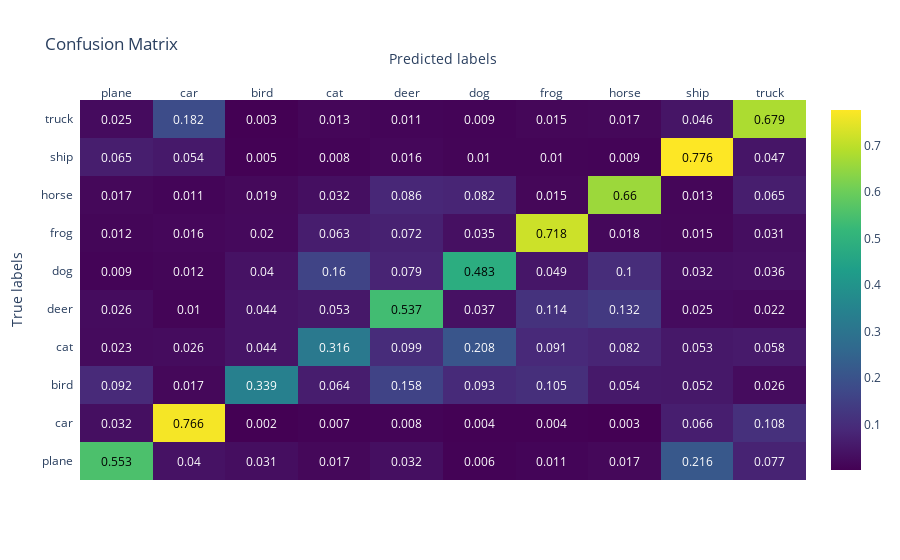

Notebook source saved alongside this figure:
### Markdown cell above
## Confusion Matrix, Recall, Precision, and F1 Score

### Code cell
from sklearn.metrics import confusion_matrix, classification_report
import plotly.figure_factory as ff # for visualization
import numpy as np

# evaluation loop
model.eval() # set the model to evaluation mode
all_preds = [] # list to store all predictions
all_labels = [] # list to store all labels

# iterate over the test data
with torch.no_grad():
 for inputs, labels in testloader:
  inputs, labels = inputs.to(device), labels.to(device) # move the inputs and labels to the device
  outputs = model(inputs) # forward pass: compute model predictions
  _, preds = torch.max(outputs, 1) # get the predicted class index
  all_preds.extend(preds.cpu().numpy()) # store the predictions
  all_labels.extend(labels.cpu().numpy()) # store the labels

# convert the predictions and labels to numpy arrays
all_preds = np.array(all_preds)
all_labels = np.array(all_labels)

# generate and plot the confusion matrix
conf_matrix = confusion_matrix(all_labels, all_preds, normalize='true')

# plot the confusion matrix using plotly
fig = ff.create_annotated_heatmap(z=conf_matrix, # data for the heatmap
                                  x=classes, # x-axis labels
                                  y=classes, # y-axis labels
                                  colorscale='Viridis', # color scale for the heatmap
                                  showscale=True) # show the color scale

# update layout of the plot
fig.update_layout(title_text='Confusion Matrix', # title of the plot
                  xaxis=dict(title='Predicted labels'), # x-axis title
                  yaxis=dict(title='True labels')) # y-axis title

fig.show()

# generate and print the classification report
class_report = classification_report(all_labels, all_preds, target_names=classes)
print("\nClassification Report:")
print(class_report)

### Figure 1 — Plotly figure (JSON) as saved in the notebook; plotly's stock layout.template omitted (floating-point values rounded to 4 significant figures)
{"data": [{"colorscale": [[0, "#440154"], [0.1111, "#482878"], [0.2222, "#3e4989"], [0.3333, "#31688e"], [0.4444, "#26828e"], [0.5556, "#1f9e89"], [0.6667, "#35b779"], [0.7778, "#6ece58"], [0.8889, "#b5de2b"], [1, "#fde725"]], "reversescale": false, "showscale": true, "type": "heatmap", "x": ["plane", "car", "bird", "cat", "deer", "dog", "frog", "horse", "ship", "truck"], "y": ["plane", "car", "bird", "cat", "deer", "dog", "frog", "horse", "ship", "truck"], "z": [[0.553, 0.04, 0.031, 0.017, 0.032, 0.006, 0.011, 0.017, 0.216, 0.077], [0.032, 0.766, 0.002, 0.007, 0.008, 0.004, 0.004, 0.003, 0.066, 0.108], [0.092, 0.017, 0.339, 0.064, 0.158, 0.093, 0.105, 0.054, 0.052, 0.026], [0.023, 0.026, 0.044, 0.316, 0.099, 0.208, 0.091, 0.082, 0.053, 0.058], [0.026, 0.01, 0.044, 0.053, 0.537, 0.037, 0.114, 0.132, 0.025, 0.022], [0.009, 0.012, 0.04, 0.16, 0.079, 0.483, 0.049, 0.1, 0.032, 0.036], [0.012, 0.016, 0.02, 0.063, 0.072, 0.035, 0.718, 0.018, 0.015, 0.031], [0.017, 0.011, 0.019, 0.032, 0.086, 0.082, 0.015, 0.66, 0.013, 0.065], [0.065, 0.054, 0.005, 0.008, 0.016, 0.01, 0.01, 0.009, 0.776, 0.047], [0.025, 0.182, 0.003, 0.013, 0.011, 0.009, 0.015, 0.017, 0.046, 0.679]]}], "layout": {"annotations": [{"font": {"color": "#000000"}, "showarrow": false, "text": "0.553", "x": "plane", "xref": "x", "y": "plane", "yref": "y"}, {"font": {"color": "#FFFFFF"}, "showarrow": false, "text": "0.04", "x": "car", "xref": "x", "y": "plane", "yref": "y"}, {"font": {"color": "#FFFFFF"}, "showarrow": false, "text": "0.031", "x": "bird", "xref": "x", "y": "plane", "yref": "y"}, {"font": {"color": "#FFFFFF"}, "showarrow": false, "text": "0.017", "x": "cat", "xref": "x", "y": "plane", "yref": "y"}, {"font": {"color": "#FFFFFF"}, "showarrow": false, "text": "0.032", "x": "deer", "xref": "x", "y": "plane", "yref": "y"}, {"font": {"color": "#FFFFFF"}, "showarrow": false, "text": "0.006", "x": "dog", "xref": "x", "y": "plane", "yref": "y"}, {"font": {"color": "#FFFFFF"}, "showarrow": false, "text": "0.011", "x": "frog", "xref": "x", "y": "plane", "yref": "y"}, {"font": {"color": "#FFFFFF"}, "showarrow": false, "text": "0.017", "x": "horse", "xref": "x", "y": "plane", "yref": "y"}, {"font": {"color": "#FFFFFF"}, "showarrow": false, "text": "0.216", "x": "ship", "xref": "x", "y": "plane", "yref": "y"}, {"font": {"color": "#FFFFFF"}, "showarrow": false, "text": "0.077", "x": "truck", "xref": "x", "y": "plane", "yref": "y"}, {"font": {"color": "#FFFFFF"}, "showarrow": false, "text": "0.032", "x": "plane", "xref": "x", "y": "car", "yref": "y"}, {"font": {"color": "#000000"}, "showarrow": false, "text": "0.766", "x": "car", "xref": "x", "y": "car", "yref": "y"}, {"font": {"color": "#FFFFFF"}, "showarrow": false, "text": "0.002", "x": "bird", "xref": "x", "y": "car", "yref": "y"}, {"font": {"color": "#FFFFFF"}, "showarrow": false, "text": "0.007", "x": "cat", "xref": "x", "y": "car", "yref": "y"}, {"font": {"color": "#FFFFFF"}, "showarrow": false, "text": "0.008", "x": "deer", "xref": "x", "y": "car", "yref": "y"}, {"font": {"color": "#FFFFFF"}, "showarrow": false, "text": "0.004", "x": "dog", "xref": "x", "y": "car", "yref": "y"}, {"font": {"color": "#FFFFFF"}, "showarrow": false, "text": "0.004", "x": "frog", "xref": "x", "y": "car", "yref": "y"}, {"font": {"color": "#FFFFFF"}, "showarrow": false, "text": "0.003", "x": "horse", "xref": "x", "y": "car", "yref": "y"}, {"font": {"color": "#FFFFFF"}, "showarrow": false, "text": "0.066", "x": "ship", "xref": "x", "y": "car", "yref": "y"}, {"font": {"color": "#FFFFFF"}, "showarrow": false, "text": "0.108", "x": "truck", "xref": "x", "y": "car", "yref": "y"}, {"font": {"color": "#FFFFFF"}, "showarrow": false, "text": "0.092", "x": "plane", "xref": "x", "y": "bird", "yref": "y"}, {"font": {"color": "#FFFFFF"}, "showarrow": false, "text": "0.017", "x": "car", "xref": "x", "y": "bird", "yref": "y"}, {"font": {"color": "#FFFFFF"}, "showarrow": false, "text": "0.339", "x": "bird", "xref": "x", "y": "bird", "yref": "y"}, {"font": {"color": "#FFFFFF"}, "showarrow": false, "text": "0.064", "x": "cat", "xref": "x", "y": "bird", "yref": "y"}, {"font": {"color": "#FFFFFF"}, "showarrow": false, "text": "0.158", "x": "deer", "xref": "x", "y": "bird", "yref": "y"}, {"font": {"color": "#FFFFFF"}, "showarrow": false, "text": "0.093", "x": "dog", "xref": "x", "y": "bird", "yref": "y"}, {"font": {"color": "#FFFFFF"}, "showarrow": false, "text": "0.105", "x": "frog", "xref": "x", "y": "bird", "yref": "y"}, {"font": {"color": "#FFFFFF"}, "showarrow": false, "text": "0.054", "x": "horse", "xref": "x", "y": "bird", "yref": "y"}, {"font": {"color": "#FFFFFF"}, "showarrow": false, "text": "0.052", "x": "ship", "xref": "x", "y": "bird", "yref": "y"}, {"font": {"color": "#FFFFFF"}, "showarrow": false, "text": "0.026", "x": "truck", "xref": "x", "y": "bird", "yref": "y"}, {"font": {"color": "#FFFFFF"}, "showarrow": false, "text": "0.023", "x": "plane", "xref": "x", "y": "cat", "yref": "y"}, {"font": {"color": "#FFFFFF"}, "showarrow": false, "text": "0.026", "x": "car", "xref": "x", "y": "cat", "yref": "y"}, {"font": {"color": "#FFFFFF"}, "showarrow": false, "text": "0.044", "x": "bird", "xref": "x", "y": "cat", "yref": "y"}, {"font": {"color": "#FFFFFF"}, "showarrow": false, "text": "0.316", "x": "cat", "xref": "x", "y": "cat", "yref": "y"}, {"font": {"color": "#FFFFFF"}, "showarrow": false, "text": "0.099", "x": "deer", "xref": "x", "y": "cat", "yref": "y"}, {"font": {"color": "#FFFFFF"}, "showarrow": false, "text": "0.208", "x": "dog", "xref": "x", "y": "cat", "yref": "y"}, {"font": {"color": "#FFFFFF"}, "showarrow": false, "text": "0.091", "x": "frog", "xref": "x", "y": "cat", "yref": "y"}, {"font": {"color": "#FFFFFF"}, "showarrow": false, "text": "0.082", "x": "horse", "xref": "x", "y": "cat", "yref": "y"}, {"font": {"color": "#FFFFFF"}, "showarrow": false, "text": "0.053", "x": "ship", "xref": "x", "y": "cat", "yref": "y"}, {"font": {"color": "#FFFFFF"}, "showarrow": false, "text": "0.058", "x": "truck", "xref": "x", "y": "cat", "yref": "y"}, {"font": {"color": "#FFFFFF"}, "showarrow": false, "text": "0.026", "x": "plane", "xref": "x", "y": "deer", "yref": "y"}, {"font": {"color": "#FFFFFF"}, "showarrow": false, "text": "0.01", "x": "car", "xref": "x", "y": "deer", "yref": "y"}, {"font": {"color": "#FFFFFF"}, "showarrow": false, "text": "0.044", "x": "bird", "xref": "x", "y": "deer", "yref": "y"}, {"font": {"color": "#FFFFFF"}, "showarrow": false, "text": "0.053", "x": "cat", "xref": "x", "y": "deer", "yref": "y"}, {"font": {"color": "#000000"}, "showarrow": false, "text": "0.537", "x": "deer", "xref": "x", "y": "deer", "yref": "y"}, {"font": {"color": "#FFFFFF"}, "showarrow": false, "text": "0.037", "x": "dog", "xref": "x", "y": "deer", "yref": "y"}, {"font": {"color": "#FFFFFF"}, "showarrow": false, "text": "0.114", "x": "frog", "xref": "x", "y": "deer", "yref": "y"}, {"font": {"color": "#FFFFFF"}, "showarrow": false, "text": "0.132", "x": "horse", "xref": "x", "y": "deer", "yref": "y"}, {"font": {"color": "#FFFFFF"}, "showarrow": false, "text": "0.025", "x": "ship", "xref": "x", "y": "deer", "yref": "y"}, {"font": {"color": "#FFFFFF"}, "showarrow": false, "text": "0.022", "x": "truck", "xref": "x", "y": "deer", "yref": "y"}, {"font": {"color": "#FFFFFF"}, "showarrow": false, "text": "0.009", "x": "plane", "xref": "x", "y": "dog", "yref": "y"}, {"font": {"color": "#FFFFFF"}, "showarrow": false, "text": "0.012", "x": "car", "xref": "x", "y": "dog", "yref": "y"}, {"font": {"color": "#FFFFFF"}, "showarrow": false, "text": "0.04", "x": "bird", "xref": "x", "y": "dog", "yref": "y"}, {"font": {"color": "#FFFFFF"}, "showarrow": false, "text": "0.16", "x": "cat", "xref": "x", "y": "dog", "yref": "y"}, {"font": {"color": "#FFFFFF"}, "showarrow": false, "text": "0.079", "x": "deer", "xref": "x", "y": "dog", "yref": "y"}, {"font": {"color": "#000000"}, "showarrow": false, "text": "0.483", "x": "dog", "xref": "x", "y": "dog", "yref": "y"}, {"font": {"color": "#FFFFFF"}, "showarrow": false, "text": "0.049", "x": "frog", "xref": "x", "y": "dog", "yref": "y"}, {"font": {"color": "#FFFFFF"}, "showarrow": false, "text": "0.1", "x": "horse", "xref": "x", "y": "dog", "yref": "y"}, {"font": {"color": "#FFFFFF"}, "showarrow": false, "text": "0.032", "x": "ship", "xref": "x", "y": "dog", "yref": "y"}, {"font": {"color": "#FFFFFF"}, "showarrow": false, "text": "0.036", "x": "truck", "xref": "x", "y": "dog", "yref": "y"}, {"font": {"color": "#FFFFFF"}, "showarrow": false, "text": "0.012", "x": "plane", "xref": "x", "y": "frog", "yref": "y"}, {"font": {"color": "#FFFFFF"}, "showarrow": false, "text": "0.016", "x": "car", "xref": "x", "y": "frog", "yref": "y"}, {"font": {"color": "#FFFFFF"}, "showarrow": false, "text": "0.02", "x": "bird", "xref": "x", "y": "frog", "yref": "y"}, {"font": {"color": "#FFFFFF"}, "showarrow": false, "text": "0.063", "x": "cat", "xref": "x", "y": "frog", "yref": "y"}, {"font": {"color": "#FFFFFF"}, "showarrow": false, "text": "0.072", "x": "deer", "xref": "x", "y": "frog", "yref": "y"}, {"font": {"color": "#FFFFFF"}, "showarrow": false, "text": "0.035", "x": "dog", "xref": "x", "y": "frog", "yref": "y"}, {"font": {"color": "#000000"}, "showarrow": false, "text": "0.718", "x": "frog", "xref": "x", "y": "frog", "yref": "y"}, {"font": {"color": "#FFFFFF"}, "showarrow": false, "text": "0.018", "x": "horse", "xref": "x", "y": "frog", "yref": "y"}, {"font": {"color": "#FFFFFF"}, "showarrow": false, "text": "0.015", "x": "ship", "xref": "x", "y": "frog", "yref": "y"}, {"font": {"color": "#FFFFFF"}, "showarrow": false, "text": "0.031", "x": "truck", "xref": "x", "y": "frog", "yref": "y"}, {"font": {"color": "#FFFFFF"}, "showarrow": false, "text": "0.017", "x": "plane", "xref": "x", "y": "horse", "yref": "y"}, {"font": {"color": "#FFFFFF"}, "showarrow": false, "text": "0.011", "x": "car", "xref": "x", "y": "horse", "yref": "y"}, {"font": {"color": "#FFFFFF"}, "showarrow": false, "text": "0.019", "x": "bird", "xref": "x", "y": "horse", "yref": "y"}, {"font": {"color": "#FFFFFF"}, "showarrow": false, "text": "0.032", "x": "cat", "xref": "x", "y": "horse", "yref": "y"}, {"font": {"color": "#FFFFFF"}, "showarrow": false, "text": "0.086", "x": "deer", "xref": "x", "y": "horse", "yref": "y"}, {"font": {"color": "#FFFFFF"}, "showarrow": false, "text": "0.082", "x": "dog", "xref": "x", "y": "horse", "yref": "y"}, {"font": {"color": "#FFFFFF"}, "showarrow": false, "text": "0.015", "x": "frog", "xref": "x", "y": "horse", "yref": "y"}, {"font": {"color": "#000000"}, "showarrow": false, "text": "0.66", "x": "horse", "xref": "x", "y": "horse", "yref": "y"}, {"font": {"color": "#FFFFFF"}, "showarrow": false, "text": "0.013", "x": "ship", "xref": "x", "y": "horse", "yref": "y"}, {"font": {"color": "#FFFFFF"}, "showarrow": false, "text": "0.065", "x": "truck", "xref": "x", "y": "horse", "yref": "y"}, {"font": {"color": "#FFFFFF"}, "showarrow": false, "text": "0.065", "x": "plane", "xref": "x", "y": "ship", "yref": "y"}, {"font": {"color": "#FFFFFF"}, "showarrow": false, "text": "0.054", "x": "car", "xref": "x", "y": "ship", "yref": "y"}, {"font": {"color": "#FFFFFF"}, "showarrow": false, "text": "0.005", "x": "bird", "xref": "x", "y": "ship", "yref": "y"}, {"font": {"color": "#FFFFFF"}, "showarrow": false, "text": "0.008", "x": "cat", "xref": "x", "y": "ship", "yref": "y"}, {"font": {"color": "#FFFFFF"}, "showarrow": false, "text": "0.016", "x": "deer", "xref": "x", "y": "ship", "yref": "y"}, {"font": {"color": "#FFFFFF"}, "showarrow": false, "text": "0.01", "x": "dog", "xref": "x", "y": "ship", "yref": "y"}, {"font": {"color": "#FFFFFF"}, "showarrow": false, "text": "0.01", "x": "frog", "xref": "x", "y": "ship", "yref": "y"}, {"font": {"color": "#FFFFFF"}, "showarrow": false, "text": "0.009", "x": "horse", "xref": "x", "y": "ship", "yref": "y"}, {"font": {"color": "#000000"}, "showarrow": false, "text": "0.776", "x": "ship", "xref": "x", "y": "ship", "yref": "y"}, {"font": {"color": "#FFFFFF"}, "showarrow": false, "text": "0.047", "x": "truck", "xref": "x", "y": "ship", "yref": "y"}, {"font": {"color": "#FFFFFF"}, "showarrow": false, "text": "0.025", "x": "plane", "xref": "x", "y": "truck", "yref": "y"}, {"font": {"color": "#FFFFFF"}, "showarrow": false, "text": "0.182", "x": "car", "xref": "x", "y": "truck", "yref": "y"}, {"font": {"color": "#FFFFFF"}, "showarrow": false, "text": "0.003", "x": "bird", "xref": "x", "y": "truck", "yref": "y"}, {"font": {"color": "#FFFFFF"}, "showarrow": false, "text": "0.013", "x": "cat", "xref": "x", "y": "truck", "yref": "y"}, {"font": {"color": "#FFFFFF"}, "showarrow": false, "text": "0.011", "x": "deer", "xref": "x", "y": "truck", "yref": "y"}, {"font": {"color": "#FFFFFF"}, "showarrow": false, "text": "0.009", "x": "dog", "xref": "x", "y": "truck", "yref": "y"}, {"font": {"color": "#FFFFFF"}, "showarrow": false, "text": "0.015", "x": "frog", "xref": "x", "y": "truck", "yref": "y"}, {"font": {"color": "#FFFFFF"}, "showarrow": false, "text": "0.017", "x": "horse", "xref": "x", "y": "truck", "yref": "y"}, {"font": {"color": "#FFFFFF"}, "showarrow": false, "text": "0.046", "x": "ship", "xref": "x", "y": "truck", "yref": "y"}, {"font": {"color": "#000000"}, "showarrow": false, "text": "0.679", "x": "truck", "xref": "x", "y": "truck", "yref": "y"}], "title": {"text": "Confusion Matrix"}, "xaxis": {"dtick": 1, "gridcolor": "rgb(0, 0, 0)", "side": "top", "ticks": "", "title": {"text": "Predicted labels"}}, "yaxis": {"dtick": 1, "ticks": "", "ticksuffix": "  ", "title": {"text": "True labels"}}}}
